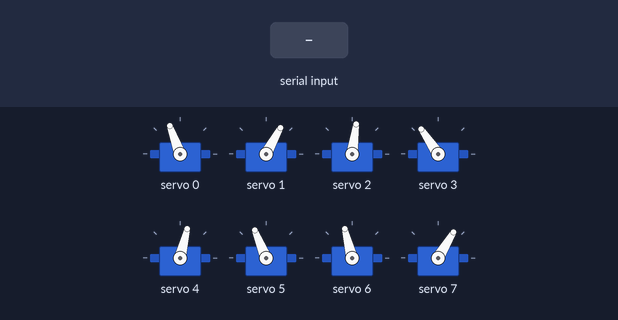
Recording of a sketch running on a simulated ESP32. Shown: 8 × servo. The test bench sets the inputs (shaded band). What the sketch prints to the serial monitor is not drawn.

Above: at 14.2 s.
14.3 s: "1" received over Serial
At 14.61 s:
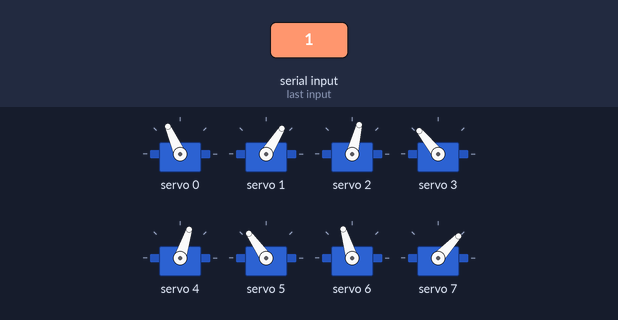
At 14.99 s:
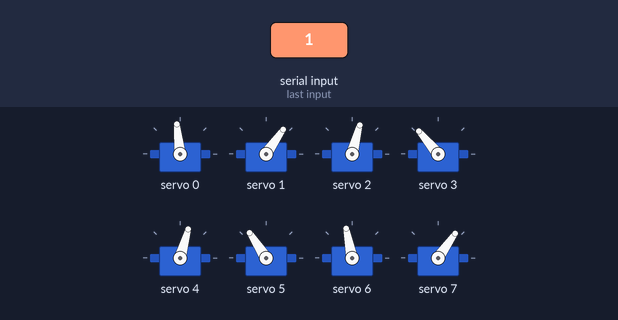
17.3 s: "0" received over Serial
At 18.7 s:
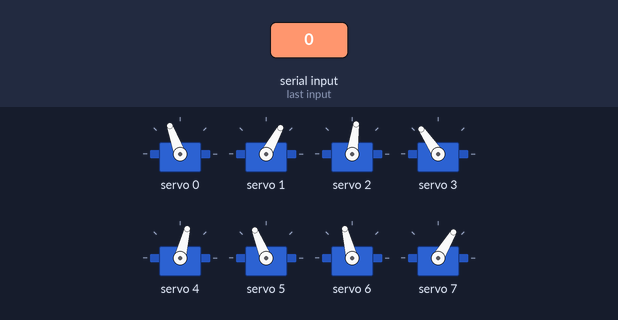
Timing chart, 0 to 20.3 s (numbered marks = the images above; inputs shaded):
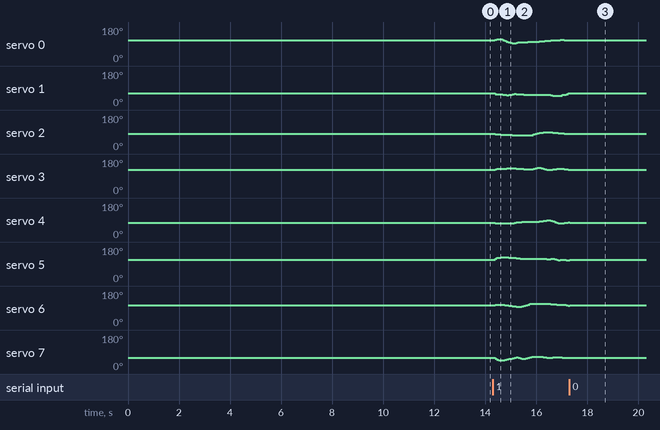

Measured:
- after the input at 17.3 s, servo 0: goes on until 17.3 s, then stays 110°; servo 1: goes on until 17.3 s, then stays 61°; servo 2: stops changing and stays 82°; servo 3: stops changing and stays 124°; servo 4: goes on until 17.3 s, then stays 76°

The sketch:

SS_walk_0cm.ino
```cpp
//Gait template
#include <Wire.h>
#include <Adafruit_PWMServoDriver.h>

Adafruit_PWMServoDriver pca9685 = Adafruit_PWMServoDriver();

#define SERVO_FREQ 300
#define SER0 0 //Hip 1
#define SER1 1 //Knee 1
#define SER2 2 //Hip 2
#define SER3 3 //Knee 2
#define SER4 4 //Hip 3
#define SER5 5 //Knee 3
#define SER6 6 //Hip 4
#define SER7 7 //Knee 4

float SS_servo0[] = {-0.41347653, -0.46944298, -0.50186613, -0.51475744, -0.48888297, -0.40945349, -0.32370954, -0.23126615, -0.13691282, -0.07202001, -0.04766415, -0.04654356, -0.07757753, -0.1064425 , -0.12770423, -0.14530311, -0.16106698, -0.17346226, -0.18494472, -0.1937142 , -0.20248287, -0.21232807, -0.22509522, -0.24126434, -0.25680135, -0.27145916, -0.28670481, -0.30625197, -0.32754872, -0.34878483, -0.37310403, -0.39421679, -0.41014709, -0.42441872, -0.43629101, -0.4403788 , -0.44190503, -0.43591973, -0.42128449, -0.39853231};
float SS_servo1[] = {0.24194708, 0.26062956, 0.24591185, 0.2147798 , 0.24226641, 0.38839548, 0.53385924, 0.65351401, 0.72135399, 0.72328449, 0.67522948, 0.6415268 , 0.63839489, 0.63583259, 0.62962449, 0.62052779, 0.61692368, 0.62442598, 0.62906602, 0.62475467, 0.61492719, 0.60539081, 0.60102838, 0.60271579, 0.5953018 , 0.57213182, 0.5511334 , 0.5345408 , 0.52062138, 0.50912828, 0.51082645, 0.52449177, 0.52855723, 0.52466482, 0.50471558, 0.46107731, 0.41377733, 0.36007786, 0.30226093, 0.24349154};
float SS_servo2[] = {-0.2663569 , -0.32358592, -0.36727636, -0.39347127, -0.40441725, -0.41117815, -0.41534615, -0.42075007, -0.42707919, -0.43499976, -0.44506458, -0.45840284, -0.47062454, -0.48005806, -0.48786568, -0.48931449, -0.4861044 , -0.48755175, -0.48134421, -0.47580121, -0.44949769, -0.37677934, -0.29925064, -0.21966536, -0.15944065, -0.13415144, -0.10974786, -0.09035144, -0.07584827, -0.07551129, -0.09771948, -0.12780296, -0.15457669, -0.17799537, -0.20151284, -0.22285655, -0.24388982, -0.25684943, -0.259415  , -0.2500292 };
float SS_servo3[] = {0.4288544 , 0.45306145, 0.44992946, 0.43065389, 0.41006886, 0.40911526, 0.4116965 , 0.41774002, 0.42209374, 0.41781154, 0.40285305, 0.38547632, 0.36186579, 0.33828599, 0.31730039, 0.29117759, 0.26815003, 0.26364365, 0.25083113, 0.23296146, 0.27081853, 0.4105864 , 0.55605147, 0.69796109, 0.76715724, 0.72418288, 0.68202588, 0.63909685, 0.6000315 , 0.57469129, 0.57956494, 0.60321542, 0.61745057, 0.62052179, 0.61198652, 0.58710264, 0.55964056, 0.5229924 , 0.47862392, 0.42830226};
float SS_servo4[] = {0.4286976 , 0.49024273, 0.50899415, 0.51428189, 0.51104422, 0.50545013, 0.50512248, 0.49940823, 0.48913322, 0.47392885, 0.45536824, 0.42989005, 0.40521612, 0.38210515, 0.36294785, 0.34709682, 0.33372286, 0.32132139, 0.31431835, 0.3101994 , 0.30557975, 0.29736294, 0.28929834, 0.27988027, 0.26652384, 0.24892226, 0.22506185, 0.19545953, 0.15682375, 0.14527413, 0.19465495, 0.27834368, 0.36536462, 0.44466458, 0.48893737, 0.49124339, 0.47022864, 0.44429285, 0.42371278, 0.40764818};
float SS_servo5[] = {-0.20519644, -0.29114857, -0.35234571, -0.4010672 , -0.43055093, -0.43132061, -0.43051511, -0.42239944, -0.41215149, -0.40831975, -0.41462923, -0.4194155 , -0.43074772, -0.441125  , -0.45092996, -0.46252462, -0.46904716, -0.46255853, -0.46293517, -0.47133926, -0.4841518 , -0.49407869, -0.50235573, -0.50691162, -0.51491885, -0.53292212, -0.54286454, -0.54691521, -0.54035365, -0.5604739 , -0.56467515, -0.4548476 , -0.32971592, -0.19930844, -0.11304538, -0.14705172, -0.17047952, -0.19012878, -0.19185903, -0.17955236};
float SS_servo6[] = {0.25460109, 0.30321779, 0.31699628, 0.31685852, 0.30530601, 0.2938755 , 0.27757472, 0.25880268, 0.23504308, 0.20712417, 0.17447711, 0.13808555, 0.10364037, 0.09512518, 0.11342596, 0.13951031, 0.18339285, 0.25924651, 0.34062238, 0.41407562, 0.45206945, 0.44706132, 0.43825837, 0.43186748, 0.42980874, 0.43463736, 0.43399666, 0.42877628, 0.41950404, 0.40774998, 0.38951201, 0.37059953, 0.35041347, 0.3347913 , 0.32693928, 0.31919151, 0.31079739, 0.29589771, 0.27464964, 0.2420893 };
float SS_servo7[] = {-0.43055063, -0.51512547, -0.57962711, -0.62876367, -0.65175021, -0.64756598, -0.63035456, -0.60749151, -0.58170895, -0.56236866, -0.54983519, -0.53876226, -0.53641826, -0.55994533, -0.60369306, -0.64893854, -0.62830333, -0.48771054, -0.33207456, -0.17155576, -0.05966835, -0.06445579, -0.07245009, -0.07955582, -0.09888815, -0.1392928 , -0.17278226, -0.20202498, -0.22633939, -0.24626726, -0.25202812, -0.24425077, -0.23879373, -0.2434075 , -0.26675948, -0.30229355, -0.3392595 , -0.37137571, -0.39532769, -0.40180985};

int node=0;
int first=0;
int input=0;
int end_time=0;
int time_step=70000;
int steps = sizeof(SS_servo0)/sizeof(SS_servo0[0]);

// -------------------Joint configurations-------------------
int servo0=0;
int servo0_deg=0;
int servo1=0;
int servo1_deg=0;
int servo2=0;
int servo2_deg=0;
int servo3=0;
int servo3_deg=0;
int servo4=0;
int servo4_deg=0;
int servo5=0;
int servo5_deg=0;
int servo6=0;
int servo6_deg=0;
int servo7=0;
int servo7_deg=0;

void setup() {
  Serial.begin(115200);
  pca9685.begin();

  pca9685.setOscillatorFrequency(27000000); //Value between 24MHz and 27MHz, tuned for this setup
  pca9685.setPWMFreq(SERVO_FREQ);
  delay (3000);

  servo0_deg=SS_servo0[0]/3.14159265*180;
        servo0=map(servo0_deg,-38,90,2200,1030);
        servo1_deg=SS_servo1[0]/3.14159265*180-servo0_deg;
        servo1=map(servo1_deg,-90,90,2600,950);
        servo2_deg=SS_servo2[0]/3.14159265*180;
        servo2=map(servo2_deg,-37,90,1500,2670);
        servo3_deg=SS_servo3[0]/3.14159265*180-servo2_deg;
        servo3=map(servo3_deg,-90,90,1100,2700);
        servo4_deg=SS_servo4[0]/3.14159265*180;
        servo4=map(servo4_deg,-90,38,2700,1500);
        servo5_deg=SS_servo5[0]/3.14159265*180-servo4_deg;
        servo5=map(servo5_deg,-90,90,2600,930);
        servo6_deg=SS_servo6[0]/3.14159265*180;
        servo6=map(servo6_deg,-90,38,850,2250);
        servo7_deg=SS_servo7[0]/3.14159265*180-servo6_deg;
        servo7=map(servo7_deg,-90,90,920,2620);

        pca9685.setPWM(SER0,0,servo0);
        pca9685.setPWM(SER1,0,servo1);
        pca9685.setPWM(SER2,0,servo2);
        pca9685.setPWM(SER3,0,servo3);
        pca9685.setPWM(SER4,0,servo4);
        pca9685.setPWM(SER5,0,servo5);
        pca9685.setPWM(SER6,0,servo6);
        pca9685.setPWM(SER7,0,servo7);

        Serial.print("Node:");
        Serial.println(node);
        Serial.print("servo0 -> rads:");
        Serial.print(SS_servo0[node]);
        Serial.print("        deg:");
        Serial.print(servo0_deg);
        Serial.print("        us:");
        Serial.println(servo0);
        Serial.print("servo1 -> rads:");
        Serial.print(SS_servo1[node]);
        Serial.print("        deg:");
        Serial.print(servo1_deg);
        Serial.print("        us:");
        Serial.println(servo1);
        Serial.print("servo2 -> rads:");
        Serial.print(SS_servo2[node]);
        Serial.print("        deg:");
        Serial.print(servo2_deg);
        Serial.print("        us:");
        Serial.println(servo2);
        Serial.print("servo3 -> rads:");
        Serial.print(SS_servo3[node]);
        Serial.print("        deg:");
        Serial.print(servo3_deg);
        Serial.print("        us:");
        Serial.println(servo3);
        Serial.print("servo4 -> rads:");
        Serial.print(SS_servo4[node]);
        Serial.print("        deg:");
        Serial.print(servo4_deg);
        Serial.print("        us:");
        Serial.println(servo4);
        Serial.print("servo5 -> rads:");
        Serial.print(SS_servo5[node]);
        Serial.print("        deg:");
        Serial.print(servo5_deg);
        Serial.print("        us:");
        Serial.println(servo5);
        Serial.print("servo6 -> rads:");
        Serial.print(SS_servo6[node]);
        Serial.print("        deg:");
        Serial.print(servo6_deg);
        Serial.print("        us:");
        Serial.println(servo6);
        Serial.print("servo7 -> rads:");
        Serial.print(SS_servo7[node]);
        Serial.print("        deg:");
        Serial.print(servo7_deg);
        Serial.print("        us:");
        Serial.println(servo7);

        delay(1000);
        Serial.println("10");
        delay(1000);
        Serial.println("9");
        delay(1000);
        Serial.println("8");
        delay(1000);
        Serial.println("7");
        delay(1000);
        Serial.println("6");
        delay(1000);
        Serial.println("5");
        delay(1000);
        Serial.println("4");
        delay(1000);
        Serial.println("3");
        delay(1000);
        Serial.println("2");
        delay(1000);
        Serial.println("1");
}

void loop()
{
  if(Serial.available()>0)
  {
    first=Serial.read();
    if(first=='1')
    {
      input=1;
    }
    if(first=='0')
    {
      input=0;
    }
  }
  if(input==1)
  {
      if(esp_timer_get_time()>=end_time)
      {
        servo0_deg=SS_servo0[node]/3.14159265*180;
        servo0=map(servo0_deg,-38,90,2200,1030);
        servo1_deg=SS_servo1[node]/3.14159265*180-servo0_deg;
        servo1=map(servo1_deg,-90,90,2600,950);
        servo2_deg=SS_servo2[node]/3.14159265*180;
        servo2=map(servo2_deg,-37,90,1500,2670);
        servo3_deg=SS_servo3[node]/3.14159265*180-servo2_deg;
        servo3=map(servo3_deg,-90,90,1100,2700);
        servo4_deg=SS_servo4[node]/3.14159265*180;
        servo4=map(servo4_deg,-90,38,2700,1500);
        servo5_deg=SS_servo5[node]/3.14159265*180-servo4_deg;
        servo5=map(servo5_deg,-90,90,2600,930);
        servo6_deg=SS_servo6[node]/3.14159265*180;
        servo6=map(servo6_deg,-90,38,850,2250);
        servo7_deg=SS_servo7[node]/3.14159265*180-servo6_deg;
        servo7=map(servo7_deg,-90,90,920,2620);

        pca9685.setPWM(SER0,0,servo0);
        pca9685.setPWM(SER1,0,servo1);
        pca9685.setPWM(SER2,0,servo2);
        pca9685.setPWM(SER3,0,servo3);
        pca9685.setPWM(SER4,0,servo4);
        pca9685.setPWM(SER5,0,servo5);
        pca9685.setPWM(SER6,0,servo6);
        pca9685.setPWM(SER7,0,servo7);

        node+=1;
        if(node>=steps)
           {
              node=0;
            }
         end_time=esp_timer_get_time()+time_step;
      }
   }

  if(input == 0)
  {
        servo0_deg=SS_servo0[node]/3.14159265*180;
        servo0=map(servo0_deg,-38,90,2200,1030);
        servo1_deg=SS_servo1[node]/3.14159265*180-servo0_deg;
        servo1=map(servo1_deg,-90,90,2600,950);
        servo2_deg=SS_servo2[node]/3.14159265*180;
        servo2=map(servo2_deg,-37,90,1500,2670);
        servo3_deg=SS_servo3[node]/3.14159265*180-servo2_deg;
        servo3=map(servo3_deg,-90,90,1100,2700);
        servo4_deg=SS_servo4[node]/3.14159265*180;
        servo4=map(servo4_deg,-90,38,2700,1500);
        servo5_deg=SS_servo5[node]/3.14159265*180-servo4_deg;
        servo5=map(servo5_deg,-90,90,2600,930);
        servo6_deg=SS_servo6[node]/3.14159265*180;
        servo6=map(servo6_deg,-90,38,850,2250);
        servo7_deg=SS_servo7[node]/3.14159265*180-servo6_deg;
        servo7=map(servo7_deg,-90,90,920,2620);

        pca9685.setPWM(SER0,0,servo0);
        pca9685.setPWM(SER1,0,servo1);
        pca9685.setPWM(SER2,0,servo2);
        pca9685.setPWM(SER3,0,servo3);
        pca9685.setPWM(SER4,0,servo4);
        pca9685.setPWM(SER5,0,servo5);
        pca9685.setPWM(SER6,0,servo6);
        pca9685.setPWM(SER7,0,servo7);

        // Serial.print("Node:");
        // Serial.println(node);
        // Serial.print("servo0 -> rads:");
        // Serial.print(SS_servo0[node]);
        // Serial.print("        deg:");
        // Serial.print(servo0_deg);
        // Serial.print("        us:");
        // Serial.println(servo0);
        // Serial.print("servo1 -> rads:");
        // Serial.print(SS_servo1[node]);
        // Serial.print("        deg:");
        // Serial.print(servo1_deg);
        // Serial.print("        us:");
        // Serial.println(servo1);
        // Serial.print("servo2 -> rads:");
        // Serial.print(SS_servo2[node]);
        // Serial.print("        deg:");
        // Serial.print(servo2_deg);
        // Serial.print("        us:");
        // Serial.println(servo2);
        // Serial.print("servo3 -> rads:");
        // Serial.print(SS_servo3[node]);
        // Serial.print("        deg:");
        // Serial.print(servo3_deg);
        // Serial.print("        us:");
        // Serial.println(servo3);
        // Serial.print("servo4 -> rads:");
        // Serial.print(SS_servo4[node]);
        // Serial.print("        deg:");
        // Serial.print(servo4_deg);
        // Serial.print("        us:");
        // Serial.println(servo4);
        // Serial.print("servo5 -> rads:");
        // Serial.print(SS_servo5[node]);
        // Serial.print("        deg:");
        // Serial.print(servo5_deg);
        // Serial.print("        us:");
        // Serial.println(servo5);
        // Serial.print("servo6 -> rads:");
        // Serial.print(SS_servo6[node]);
        // Serial.print("        deg:");
        // Serial.print(servo6_deg);
        // Serial.print("        us:");
        // Serial.println(servo6);
        // Serial.print("servo7 -> rads:");
        // Serial.print(SS_servo7[node]);
        // Serial.print("        deg:");
        // Serial.print(servo7_deg);
        // Serial.print("        us:");
        // Serial.println(servo7);

  }
}
```
